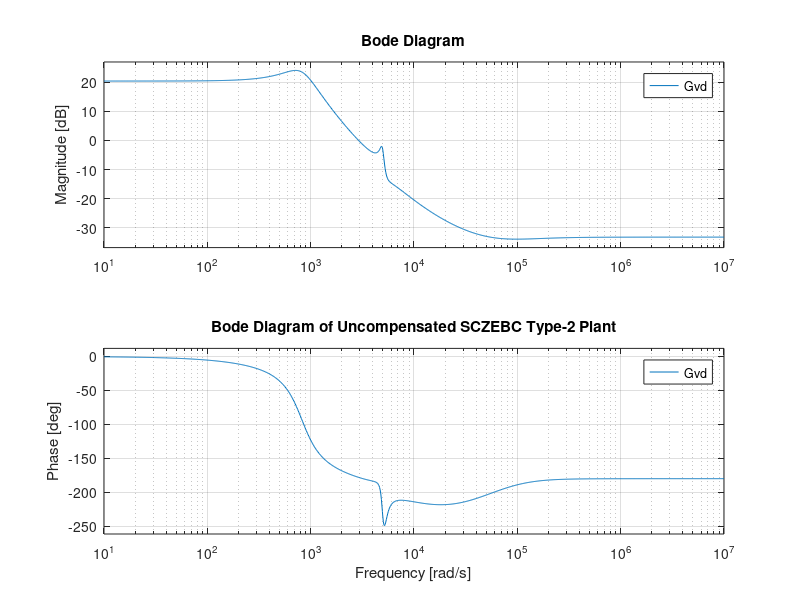
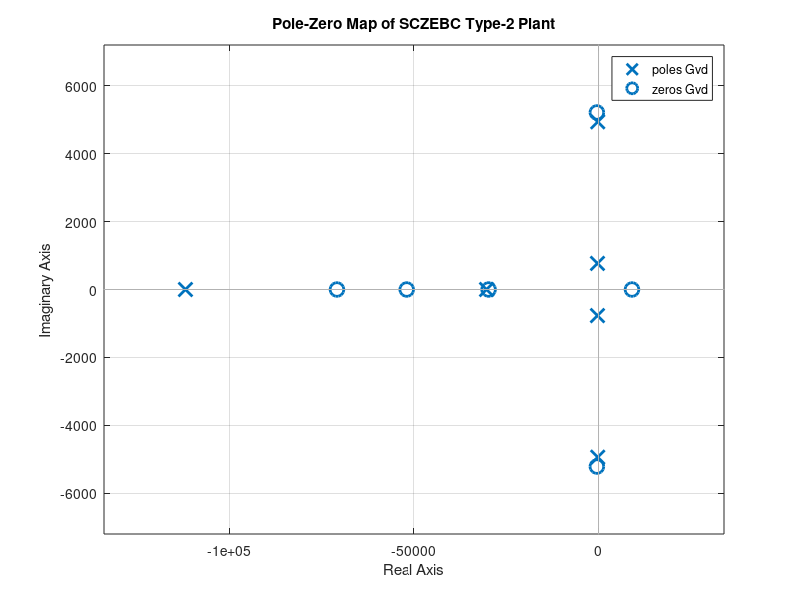

The MATLAB script that drew these images, in order:
% Transfer Function and Frequency Analysis for SCZEBC Type-2
clear all;
clc;

% Define the Laplace variable
s = tf('s');

% Gvd(s) Numerator Coefficients
a6 = -0.02169;
a5 = -3134;
a4 = -1.327e8;
a3 = -1.139e12;
a2 = 1.719e16;
a1 = -6.152e18;
a0 = 5.909e23;

% Gvd(s) Denominator Coefficients
b6 = 1;
b5 = 1.433e5;
b4 = 3.567e9;
b3 = 7.085e12;
b2 = 8.82e16;
b1 = 5.147e19;
b0 = 5.611e22;

% Construct the Plant Transfer Function Gvd(s)
num_Gvd = [a6 a5 a4 a3 a2 a1 a0];
den_Gvd = [b6 b5 b4 b3 b2 b1 b0];
Gvd = tf(num_Gvd, den_Gvd);

% Construct the Voltage-Mode PID Controller Gc(s)
k = 0.6715;
a1_c = 6440;
a2_c = 553;
a3_c = 77920;
Gc = (k * (s + a1_c) * (s + a2_c)) / (s * (s + a3_c));

% Plotting 
figure(1);
bode(Gvd);
title('Bode Diagram of Uncompensated SCZEBC Type-2 Plant');
grid on;

figure(2);
pzmap(Gvd);
title('Pole-Zero Map of SCZEBC Type-2 Plant');
grid on;

disp('Transfer functions Gvd(s) and Gc(s) generated.');
